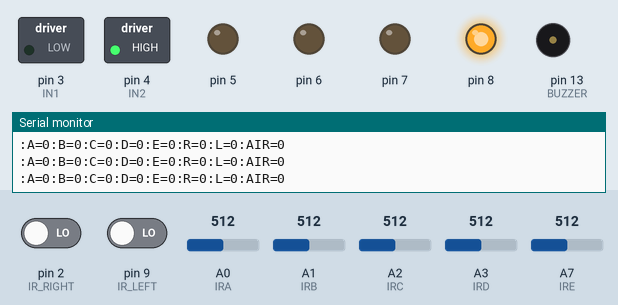
Recording of a sketch running on a simulated Arduino Nano, built with avr-gcc and run on an emulated ATmega328P. Shown: switched loads named in the sketch (green lamp = pin HIGH), output pins drawn as LEDs (lit = HIGH), buzzer (waves = sounding, pin HIGH), the last lines printed to the serial monitor. Dashed ring = blinking. The inputs (shaded band) are chosen by the test bench; at power-on: pin 2 (IR_RIGHT) LOW, pin 9 (IR_LEFT) LOW, A0 (IRA) = 512, A1 (IRB) = 512, A2 (IRC) = 512, A3 (IRD) = 512, A7 (IRE) = 512.

Above: at 2.0 s.
2.1 s: pin 2 (IR_RIGHT) driven HIGH
At 2.86 s:
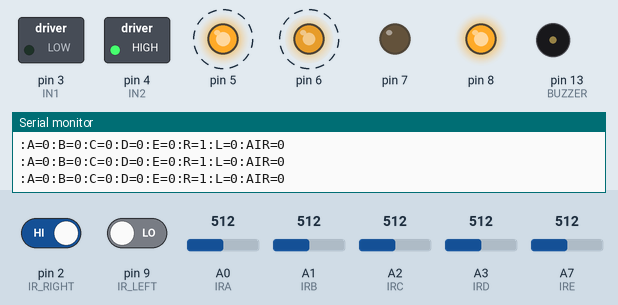
5.1 s: pin 9 (IR_LEFT) driven HIGH
At 6.9 s:
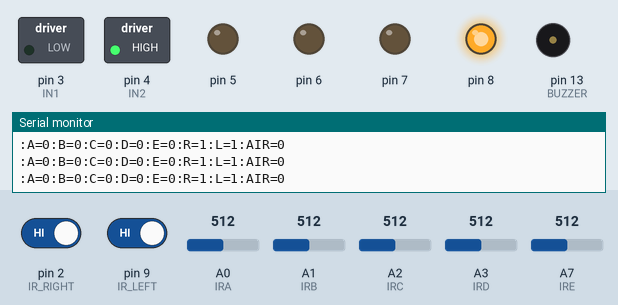
8.1 s: A0 (IRA) set to 588
11.1 s: A0 (IRA) set to 618
At 12.9 s:
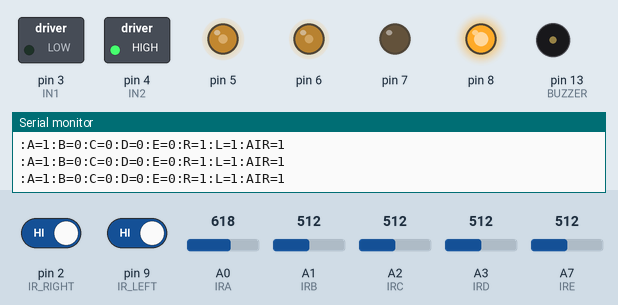
14.1 s: A0 (IRA) set to 306
At 14.5 s:
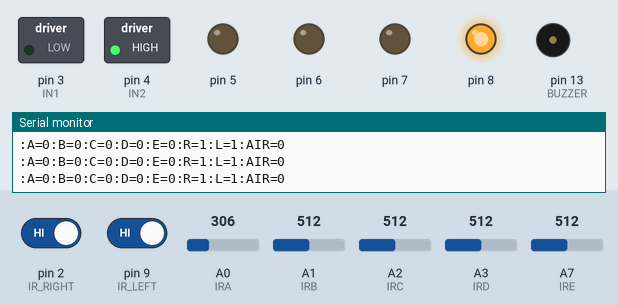
17.1 s: A1 (IRB) set to 586
20.1 s: A1 (IRB) set to 609
At 20.34 s:
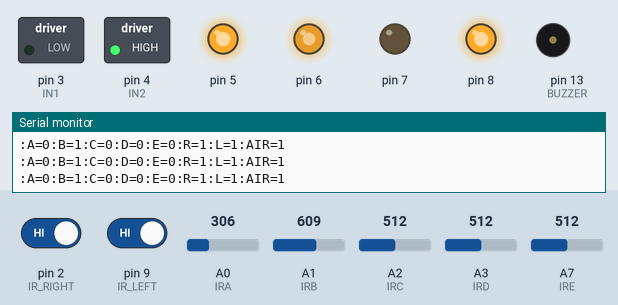
Timing chart, 0 to 23.1 s (numbered marks = the images above; inputs shaded):
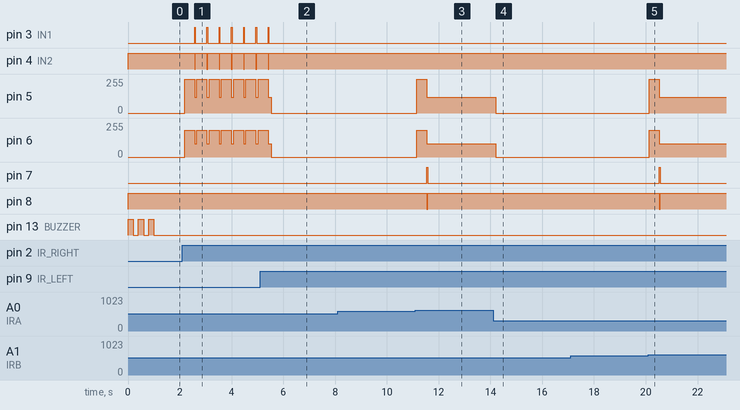

The sketch:

Round_01.ino
```cpp
// Line follower Robot : Scorpion 2.0
// By : Md. Hasibur Rahman, KYAU
#include "Scorpion.h"
#include <SPI.h>
#include <Wire.h>
#include <HCSR04.h>

String Default_Turn = "right", Track_Color = "black", Object = "Not Found";

//***VARIABLES FOR IR SENSOR
int IRA = A0, IRB = A1, IRC = A2, IRD = A3, IRE = A7, IR_RIGHT = 2, IR_LEFT = 9;//IR Pins
int A = 0, B = 0, C = 0, D = 0, E = 0, F = 1, R = 0, L = 0, AIR = 0, RL = 0; //IR variable for store value

#define BUZZER 13

//***VARIABLES FOR SONAR SENSOR
int S1Trig = 9, S1Echo = 10, S2Trig = 11, S2Echo = 12;//Sonar Sensor Pins
int SonarA, SonarB;//Store sonar data
HCSR04 SonarR(S1Trig, S1Echo); //Right Sonor - initialisation class HCSR04 (trig pin - input , echo pin - output)
HCSR04 SonarL(S2Trig, S2Echo); //Left Sonor - initialisation class HCSR04 (trig pin - input , echo pin - output)

//***VARIABLES FOR MOTOR DRIVER
int ENA = 5, IN1 = 3, IN2 = 4, ENB = 6, IN3 = 7, IN4 = 8;//Pins For Motor Driver
Motor MotorR(ENA, IN1, IN2);  // Right Motor - (IN1, IN2, en, pwm channel)// Motor1 declaration
Motor MotorL(ENB, IN3, IN4);  // Left Motor - (inputpIN1, inputpIN2, enablepin, pwmChannel[0-18])// Motor2 declaration

void setup() {
  Serial.begin(9600);
  Serial.println("Loading...");
  pinMode(BUZZER, OUTPUT);
  pinMode(IR_RIGHT, INPUT);
  pinMode(IR_LEFT, INPUT);
  MotorR.Forward();
  MotorL.Forward();
  Beep(3, 200);


  while (true) {
    ReadIR();
    if (RL == 0) {
      if (AIR == 4)//On track
      {
        (A == 0) ? SharpLeft() : (B == 0) ? MedLeft() : (C == 0 ) ? Straight() : ( D == 0 ) ? MedRight() : (E == 0) ? SharpRight() : ReadIR();
      }
      else if (AIR == 3) //
      {
        (C + D == 0) ? SmoothRight()  : (D + E == 0) ? HardRight() : (C + B == 0) ? SmoothLeft() : (A + B == 0) ? HardLeft() : ReadIR();
      }

      else if (AIR == 5)// White space
      {
        FindTrack();
      }
    }

    else if (RL == 2) {
      if (AIR == 0) {
        delay(50);
        ReadIR();
        (AIR == 0 && RL == 2) ? Brake() : DefaultTurn();
      }
    }

    else if (RL == 1) {
      (R == 1) ? _90dRight() : _90dLeft();
    }
  }
}


//*** Default turn
void DefaultTurn() {
  (Track_Color == "right") ? _90dRight() : _90dLeft();
}

void loop() {
}

//*** Car speed 0 with with forward gear
void Brake() {
  MotorR.Speed(0);
  MotorL.Speed(0);
}

//*** Car stop and neutral
void Neutral() {
  MotorR.Release();
  MotorL.Release();
}

//*** Straight Forward
void Straight() {
  MotorL.Speed(200);
  MotorR.Speed(255);//Right motor is bit damaged thats why used more duty cycle than right motor
}

//*** Smooth Left Turn
void SmoothLeft() {
  MotorL.Speed(120);
  MotorR.Speed(255);
}

//*** Smooth Right Turn
void SmoothRight() {
  MotorL.Speed(255);
  MotorR.Speed(150);
}


//*** Medium Left Turn
void MedLeft() {
  MotorL.Speed(50);
  MotorR.Speed(255);
}


//*** Medium Right Turn
void MedRight() {
  MotorL.Speed(255);
  MotorR.Speed(80);
}

//hard left - ok
void HardLeft() {
  MotorL.Speed(0);
  MotorR.Speed(255);
}

//Hard right
void HardRight() {
  MotorL.Speed(200);
  MotorR.Speed(0);

}

//*** Sharp Left Turn
void SharpLeft() {
  MotorR.Forward(); MotorL.Backward();
  MotorR.Speed(100);
  MotorL.Speed(100);
  while (C == 1) {
    ReadIR();
  }
  MotorL.Forward(); MotorR.Forward();
}

//*** Sharp Right Turn
void SharpRight() {
  MotorL.Forward(); MotorR.Backward();
  MotorR.Speed(120);
  MotorL.Speed(100);
  while (C == 1) {
    ReadIR();
  }
  MotorL.Forward(); MotorR.Forward();
}

//*** 90d left turn
void _90dLeft() {
  Serial.println("_90dLeft");
  Straight();
  AsyncTurn(300);//go straight until AIR = 0 or the time out
  MotorR.Forward(); MotorL.Backward();
  MotorL.Speed(100); MotorR.Speed(120);
  AsyncWait(800); //turn until the track is found or 800mls exceed
  MotorL.Forward(); MotorR.Forward();
}

//*** 90d Right Turn
void _90dRight() {
  Serial.println("_90dRight");
  Straight();
  AsyncTurn(300);//go straight until AIR = 0 or the time out
  MotorR.Backward(); MotorL.Forward();
  MotorL.Speed(100); MotorR.Speed(120);
  AsyncWait(800);//turn until the track is found or 800mls exceed
  MotorL.Forward(); MotorR.Forward();
}

//*** U_Turn turn on place
void U_Turn(int Time) {
  Neutral(); // Both motor stop with neutral gear
  delay(10);
  MotorL.Forward(); MotorR.Backward();// Rotate on place
  MotorR.Speed(120); MotorL.Speed(100);
  AsyncWait(Time); // [1800mls for 360degree]Turning until it found the track or it is on position of 180 degree
  Brake();
  ReadIR();
  MotorL.Forward(); MotorR.Forward();
}

//*** Read all IR sensor
void ReadIR() {
  A = analogRead(IRA); A = A / 600; //(A == 0) ? A = 0 : A = 1; // 0 = black, 1 = white
  B = analogRead(IRB); B = B / 600; //(B == 0) ? B = 0 : B = 1;// 0 = black, 1 = white
  C = analogRead(IRC); C = C / 600; //(C == 0) ? C = 0 : C = 1;// 0 = black, 1 = white
  D = analogRead(IRD); D = D / 600; //(D == 0) ? D = 0 : D = 1;// 0 = black, 1 = white
  E = analogRead(IRE); E = E / 600; //(E == 0) ? E = 0 : E = 1;// 0 = black, 1 = white
  R = digitalRead(IR_RIGHT); //R = R / 600; //(D == 0) ? D = 0 : D = 1;// 0 = white, 1 = black
  L = digitalRead(IR_LEFT); //L = L / 600; //(E == 0) ? E = 0 : E = 1;// 0 = white, 1 = black
  RL = R + L;
  AIR = A + B + C + D + E;

  Serial.println(" ");
  Serial.print(":A=");
  Serial.print(A);
  Serial.print(":B=");
  Serial.print(B);
  Serial.print(":C=");
  Serial.print(C);
  Serial.print(":D=");
  Serial.print(D);
  Serial.print(":E=");
  Serial.print(E);
  Serial.print(":R=");
  Serial.print(R);
  Serial.print(":L=");
  Serial.print(L);
  Serial.print(":AIR=");
  Serial.print(AIR);
}

void ReadSonar() {
  SonarA = SonarR.dist();
  delay(68);
  SonarB = SonarL.dist();
  delay(68);
  Serial.print(" :SonarA= ");
  Serial.print(SonarA);
  Serial.print(" :SonarB=");
  Serial.println(SonarB);
}

void AsyncWait(unsigned long interval) {
  unsigned long TimeCount = millis();;
  unsigned long CurrentTime = TimeCount;
  unsigned long TimeLap;
  do {
    TimeLap = TimeCount - CurrentTime;
    TimeCount = millis();
    ReadIR();
  }
  while (TimeLap < interval && AIR == 5); // if track found within time or the time is out then break the loop
}

void AsyncTurn(unsigned long interval) {
  unsigned long TimeCount = millis();;
  unsigned long CurrentTime = TimeCount;
  unsigned long TimeLap;
  do {
    TimeLap = TimeCount - CurrentTime;
    TimeCount = millis();
    ReadIR();
  }
  while (TimeLap < interval && AIR != 5); // if track found within time or the time is out then break the loop
}

int Beep(int n, int dly) {
  int i = 0;
  while (i < n) {
    digitalWrite(BUZZER, HIGH);
    delay(dly);
    digitalWrite(BUZZER, LOW);
    delay(dly);
    i++;
  }
}

void FindTrack() {
  // Go forward for finding track
  Straight();
  AsyncWait(400); // go 15 cm
  if (AIR == 5) { // still white space?
    U_Turn(1600); // search sides
    if (AIR == 5) { // still white space?
      Straight();
      AsyncWait(400); // go more 15 cm
      if (AIR == 5) { // if still white space take U turn and go straight to 30 cm
        U_Turn(800);
        Straight();
        AsyncWait(800);
      }
    }
  }
}
```

Scorpion.h
```cpp
#ifndef MOTOR_H
#define MOTOR_H
#include <Arduino.h>

class Motor {
  private:
    int IN1;
    int IN2;
    int EN;
    int PWM = 0;

  public:
    Motor(int EN, int IN1, int IN2) {
      this -> IN1 = IN1;
      this -> IN2 = IN2;
      this -> EN = EN;
      init();
    };

    void init() {
      // sets the pins as outputs:
      pinMode(IN1, OUTPUT);
      pinMode(IN2, OUTPUT);
      pinMode(EN, OUTPUT);

      digitalWrite(IN1, LOW);
      digitalWrite(IN2, LOW);

      //analogWrite(EN, 255);
    }

    void Forward() {
      digitalWrite(IN1, LOW);
      digitalWrite(IN2, HIGH);
    };

    void Backward() {
      //Serial.println("Backward");
      digitalWrite(IN1, HIGH);
      digitalWrite(IN2, LOW);
    };

    void Release() {
      //Serial.println("Stop");
      digitalWrite(IN1, LOW);
      digitalWrite(IN2, LOW);
    };

    void Status() {
      Serial.println("Pin used : ");
      Serial.println(IN1);
      Serial.println(IN2);
      Serial.println(EN);
    }
    int Speed(int PWM ) {
      analogWrite(EN, PWM);
    }
};


#endif
```

Measured:
- the behaviour switches between 599 and 600 on A0 (IRA) (found by bisection; images 2 and 3)
- the behaviour switches between 599 and 600 on A1 (IRB) (found by bisection; images 4 and 5)
- after the input at 2.1 s, pin 3 (IN1): alternates HIGH for 0.04 s and LOW for 0.43 s, starting after 0.47 s; pin 4 (IN2): alternates HIGH for 0.43 s and LOW for 0.04 s, starting after 0.47 s
- after the input at 5.1 s, pin 3 (IN1): goes on until 5.4 s, then stays LOW; pin 4 (IN2): goes on until 5.4 s, then stays HIGH
- after the input at 11.1 s, pin 5: 0/255 → 255/255 after 0.05 s, → 120/255 0.38 s later; pin 6: 0/255 → 200/255 after 0.05 s, → 100/255 0.38 s later; pin 7: LOW → HIGH after 0.44 s, → LOW 0.04 s later; pin 8: HIGH → LOW after 0.44 s, → HIGH 0.04 s later
- after the input at 14.1 s, pin 5: 120/255 → 0/255 after 0.10 s; pin 6: 100/255 → 0/255 after 0.10 s
- after the input at 20.1 s, pin 5: 0/255 → 255/255 at once, → 120/255 0.38 s later; pin 6: 0/255 → 200/255 at once, → 100/255 0.38 s later; pin 7: LOW → HIGH after 0.41 s, → LOW 0.04 s later; pin 8: HIGH → LOW after 0.41 s, → HIGH 0.04 s later
- by itself, pin 13 (BUZZER): alternates HIGH for 0.20 s and LOW for 0.20 s, 6 changes in all, then stays LOW
